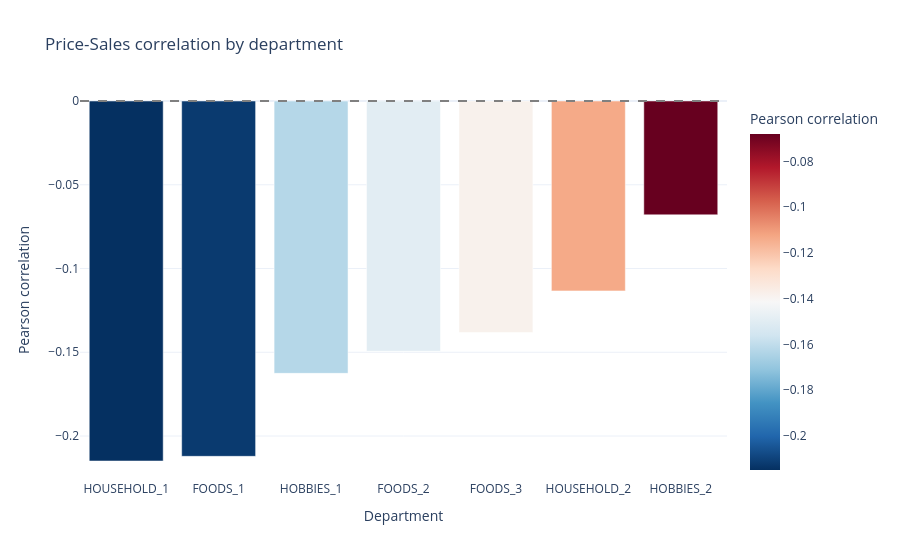

The notebook cell this image was saved under:
### Markdown cell above
## 5. Price effect — correlation between sell_price and sales

### Code cell
price_effect = con.execute("""
    SELECT
        dept_id,
        CORR(sell_price, sales) AS price_sales_corr
    FROM m5
    WHERE sell_price IS NOT NULL
    GROUP BY dept_id
    ORDER BY price_sales_corr
""").df()

fig = px.bar(price_effect, x="dept_id", y="price_sales_corr",
             title="Price-Sales correlation by department",
             labels={"price_sales_corr": "Pearson correlation", "dept_id": "Department"},
             color="price_sales_corr", color_continuous_scale="RdBu_r")
fig.add_hline(y=0, line_dash="dash", line_color="grey")
fig.update_layout(template="plotly_white")
fig.show()

### Figure 1 — Plotly figure (JSON) as saved in the notebook; plotly's stock layout.template omitted (floating-point values rounded to 4 significant figures)
{"data": [{"hovertemplate": "Department=%{x}<br>Pearson correlation=%{marker.color}<extra></extra>", "legendgroup": "", "marker": {"color": [-0.2149, -0.2121, -0.1626, -0.1494, -0.1382, -0.1134, -0.06797], "coloraxis": "coloraxis", "pattern": {"shape": ""}}, "name": "", "orientation": "v", "showlegend": false, "textposition": "auto", "type": "bar", "x": ["HOUSEHOLD_1", "FOODS_1", "HOBBIES_1", "FOODS_2", "FOODS_3", "HOUSEHOLD_2", "HOBBIES_2"], "xaxis": "x", "y": [-0.2149, -0.2121, -0.1626, -0.1494, -0.1382, -0.1134, -0.06797], "yaxis": "y"}], "layout": {"barmode": "relative", "coloraxis": {"autocolorscale": false, "colorbar": {"title": {"text": "Pearson correlation"}}, "colorscale": [[0, "rgb(5,48,97)"], [0.1, "rgb(33,102,172)"], [0.2, "rgb(67,147,195)"], [0.3, "rgb(146,197,222)"], [0.4, "rgb(209,229,240)"], [0.5, "rgb(247,247,247)"], [0.6, "rgb(253,219,199)"], [0.7, "rgb(244,165,130)"], [0.8, "rgb(214,96,77)"], [0.9, "rgb(178,24,43)"], [1, "rgb(103,0,31)"]]}, "legend": {"tracegroupgap": 0}, "shapes": [{"line": {"color": "grey", "dash": "dash"}, "type": "line", "x0": 0, "x1": 1, "xref": "x domain", "y0": 0, "y1": 0, "yref": "y"}], "title": {"text": "Price-Sales correlation by department"}, "xaxis": {"anchor": "y", "domain": [0, 1], "title": {"text": "Department"}}, "yaxis": {"anchor": "x", "domain": [0, 1], "title": {"text": "Pearson correlation"}}}}
